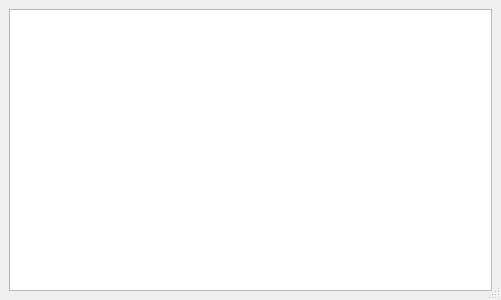
<ui version="4.0" >
 <author></author>
 <comment></comment>
 <exportmacro></exportmacro>
 <class>Stack</class>
 <widget class="QDialog" name="Stack" >
  <property name="geometry" >
   <rect>
    <x>0</x>
    <y>0</y>
    <width>501</width>
    <height>300</height>
   </rect>
  </property>
  <property name="windowTitle" >
   <string>Backtraces</string>
  </property>
  <property name="sizeGripEnabled" >
   <bool>true</bool>
  </property>
  <layout class="QGridLayout" >
   <property name="margin" >
    <number>9</number>
   </property>
   <property name="spacing" >
    <number>0</number>
   </property>
   <item row="0" column="0" >
    <widget class="QListWidget" name="list" />
   </item>
  </layout>
 </widget>
 <pixmapfunction></pixmapfunction>
 <resources/>
 <connections/>
</ui>
